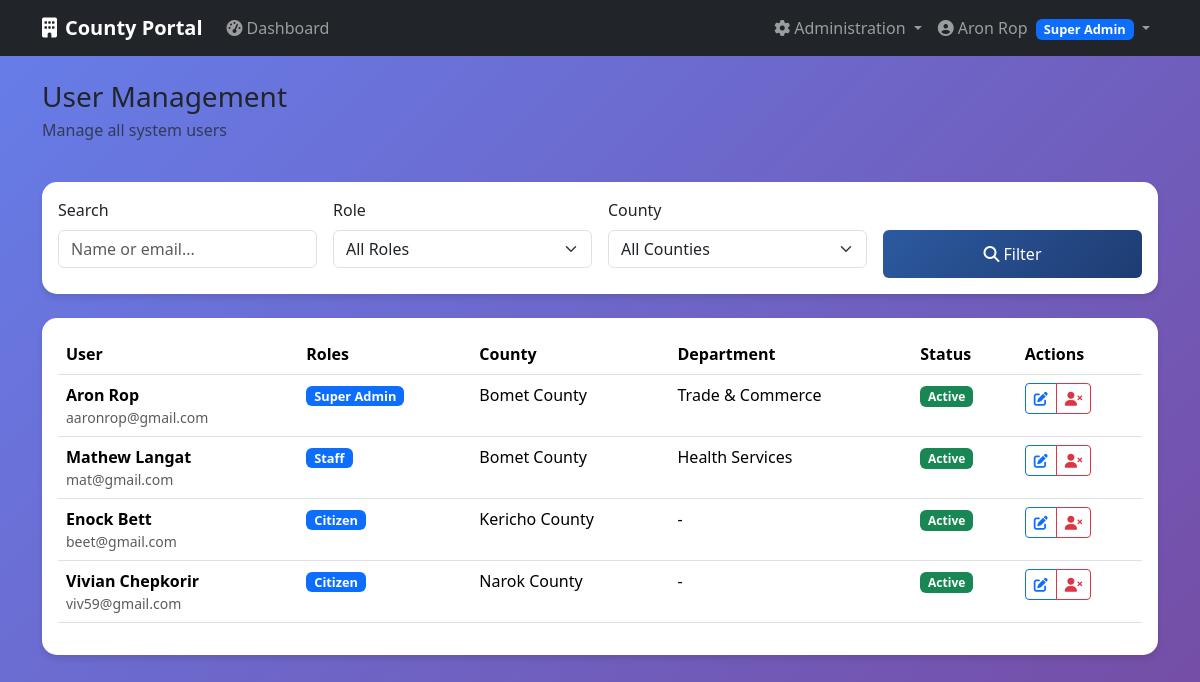
Before: /auth/users (signed in) with the older database file.
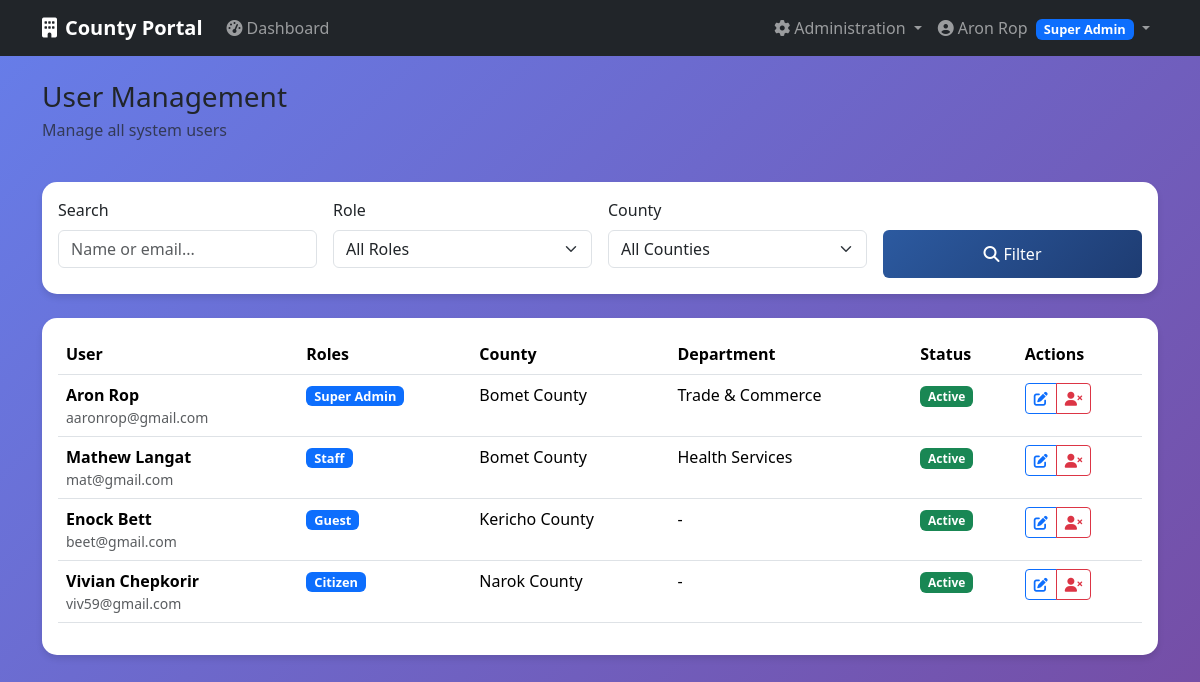
After: the same page with the newer database file.
### app/models/user.py (models this page shows, shortened)
class Role(db.Model, RoleMixin):
    __tablename__ = 'roles'
    id = db.Column(db.Integer, primary_key=True)
    name = db.Column(db.String(80), unique=True, nullable=False)
    description = db.Column(db.String(255), nullable=True)

class User(db.Model, UserMixin):
    __tablename__ = 'users'
    id = db.Column(db.Integer, primary_key=True)
    email = db.Column(db.String(200), unique=True, nullable=False)
    password = db.Column(db.String(128), nullable=False)
    active = db.Column(db.Boolean(), default=True)
    confirmed_at = db.Column(db.DateTime())
    created_at = db.Column(db.DateTime(), nullable=False, default=db.func.current_timestamp())
    fs_uniquifier = db.Column(db.String(255), unique=True, nullable=False, default=lambda: str(uuid.uuid4()))
    county_id = db.Column(db.Integer, db.ForeignKey('counties.id'))
    department_id = db.Column(db.Integer, db.ForeignKey('departments.id'))
    last_login_at = db.Column(db.DateTime())
    current_login_at = db.Column(db.DateTime())
    last_login_ip = db.Column(db.String(50))
    current_login_ip = db.Column(db.String(50))
    login_count = db.Column(db.Integer, default=0)
    first_name = db.Column(db.String(100))
    last_name = db.Column(db.String(100))
    phone = db.Column(db.String(20))
    roles = db.relationship('Role', secondary=roles_users, backref=db.backref('users', lazy='dynamic'))
    def full_name(self):
        if self.first_name and self.last_name:
            return f"{self.first_name} {self.last_name}"
        return self.email.split('@')[0] # Fallback if user dont provide first and last name or both
    def has_role(self, role_name):
        return any(role.name == role_name for role in self.roles)

### app/models/county.py (models this page shows, shortened)
class County(db.Model):
        __tablename__ = 'counties'
        id = db.Column(db.Integer, primary_key=True)
        name = db.Column(db.String(100), unique=True, nullable=False)
        code = db.Column(db.String(10), unique=True, nullable=False)
        description = db.Column(db.Text)
        active = db.Column(db.Boolean, default=True)
        created_at = db.Column(db.DateTime, default=datetime.utcnow)
        users = db.relationship('User', backref='county', lazy='dynamic')
        departments = db.relationship('Department', backref='county',   lazy='dynamic')

class Department(db.Model):
        __tablename__ = 'departments'
        id = db.Column(db.Integer, primary_key=True)
        name = db.Column(db.String(100), nullable=False)
        code = db.Column(db.String(20), nullable=False)
        description = db.Column(db.Text)
        county_id = db.Column(db.Integer, db.ForeignKey('counties.id'),
  nullable=False)
        active = db.Column(db.Boolean, default=True)
        created_at = db.Column(db.DateTime, default=datetime.utcnow)
        officers = db.relationship('User', backref='department', lazy='dynamic')

### app/auth/routes.py (the view)
@auth_bp.route('/users')
@login_required
@roles_required(UserRoles.SUPER_ADMIN)
def users():
    page = request.args.get('page', 1, type=int)
    search = request.args.get('search', '', type=str)
    role_filter = request.args.get('role', '', type=str)
    county_filter = request.args.get('county', '', type=str)
    query = User.query
    if search:
        query = query.filter(
            (User.email.contains(search)) |
            (User.first_name.contains(search)) |
            (User.last_name.contains(search))
        )
    if role_filter:
        role = Role.query.filter_by(name=role_filter).first()
        if role:
            query = query.filter(User.roles.contains(role))
    if county_filter:
        query = query.filter_by(county_id=county_filter)
    users = query.paginate(
        page=page, per_page=20, error_out=False
    )
    roles = Role.query.all()
    counties = County.query.filter_by(active=True).all()
    return render_template('auth/users.html',
                            users=users,
                            roles=roles,
                            counties=counties,
                            current_search=search,
                            current_role=role_filter,
                            current_county=county_filter)

### app/templates/auth/users.html (shortened to what the changed rows need)
{% extends "base.html" %}
{% block content %}
<div class="row">
    <div class="col-12">
        <div class="d-flex justify-content-between align-items-center mb-4">
            <div>
                <h1 class="h3 mb-1">User Management</h1>
            </div>
        </div>
    </div>
</div>
<div class="card dashboard-card">
    <div class="card-body">
        <div class="table-responsive">
            <table class="table table-hover">
                <thead>
                    <tr>
                        <th>User</th>
                        <th>Roles</th>
                        <th>County</th>
                        <th>Department</th>
                        <th>Status</th>
                        <th>Actions</th>
                    </tr>
                </thead>
                <tbody>
                    {% for user in users.items %}
                    <tr>
                        <td>
                            <div class="d-flex align-items-center">
                                <div>
                                    <div class="fw-bold">{{ user.first_name }} {{ user.last_name }}</div>
                                    <div class="small text-muted">{{ user.email }}</div>
                                </div>
                            </div>
                        </td>
                        <td>
                            {% for role in user.roles %}
                            <span class="badge bg-primary role-badge">{{ role.name.replace('_', ' ').title() }}</span>
                            {% endfor %}
                        </td>
                        <td>{{ user.county.name if user.county else '-' }}</td>
                        <td>{{ user.department.name if user.department else '-' }}</td>
                        <td>
                            <span class="badge {% if user.active %}bg-success{% else %}bg-danger{% endif %}">
                                {{ 'Active' if user.active else 'Inactive' }}
                            </span>
                        </td>
                        <td>
                            <div class="btn-group">
                                <a href="{{ url_for('auth_bp.edit_user', user_id=user.id) }}"
                                   class="btn btn-sm btn-outline-primary"
                                   title="Edit User">
                                    <i class="fas fa-edit"></i>
                                </a>
                                <button onclick="toggleUserStatus('{{ user.id }}')"
                                        class="btn btn-sm {% if user.active %}btn-outline-danger{% else %}btn-outline-success{% endif %}"
                                        title="{% if user.active %}Deactivate User{% else %}Activate User{% endif %}">
                                    <i class="fas {% if user.active %}fa-user-times{% else %}fa-user-check{% endif %}"></i>
                                </button>
                            </div>
                        </td>
                    </tr>
                    {% endfor %}
                </tbody>
            </table>
        </div>
    </div>
</div>
{% endblock %}

### app/templates/base.html (shortened to what this page needs)
<!DOCTYPE html>
<html lang="en">
<head>
    <link href="https://cdn.jsdelivr.net/npm/bootstrap@5.3.2/dist/css/bootstrap.min.css" rel="stylesheet">
    <link href="https://cdnjs.cloudflare.com/ajax/libs/font-awesome/6.4.0/css/all.min.css" rel="stylesheet">
</head>
<body>
    <nav class="navbar navbar-expand-lg navbar-dark bg-dark">
        <div class="container">
            <a class="navbar-brand" href="{{ url_for('main_bp.index') }}">
                <i class="fas fa-building me-2"></i>County Portal
            </a>
            {% if current_user.is_authenticated %}
            <div class="collapse navbar-collapse" id="navbarNav">
                <ul class="navbar-nav me-auto">
                    <li class="nav-item">
                        <a class="nav-link" href="{{ url_for('main_bp.dashboard') }}">
                            <i class="fas fa-tachometer-alt me-1"></i>Dashboard
                        </a>
                    </li>
                </ul>
                {% if current_user.has_role('super_admin') %}
                <ul class="navbar-nav">
                    <li class="nav-item dropdown">
                        <a class="nav-link dropdown-toggle" href="#" id="adminDropdown" role="button" data-bs-toggle="dropdown">
                            <i class="fas fa-cog me-1"></i>Administration
                        </a>
                    </li>
                </ul>
                {% endif %}
                <ul class="navbar-nav">
                    <li class="nav-item dropdown">
                        <a class="nav-link dropdown-toggle" href="#" id="userDropdown" role="button" data-bs-toggle="dropdown">
                            <i class="fas fa-user-circle me-1"></i>{{ current_user.full_name() }}
                            {% for role in current_user.roles %}
                            <span class="badge bg-primary role-badge ms-1">{{ role.name.replace('_', ' ').title() }}</span>
                            {% endfor %}
                        </a>
                    </li>
                </ul>
            </div>
            {% else %}
            <div class="d-flex">
                <a href="{{ url_for('security.login') }}" class="btn btn-outline-light me-2">Login</a>
                <a href="{{ url_for('security.register') }}" class="btn btn-primary">Register</a>
            </div>
            {% endif %}
        </div>
    </nav>
    <main class="container mt-4">
        {% block content %}{% endblock %}
    </main>
</body>
</html>

Changed rows visible on the page:
changed User "Enock": gains Role (name.replace "Guest"); loses Role (name.replace "Citizen")
